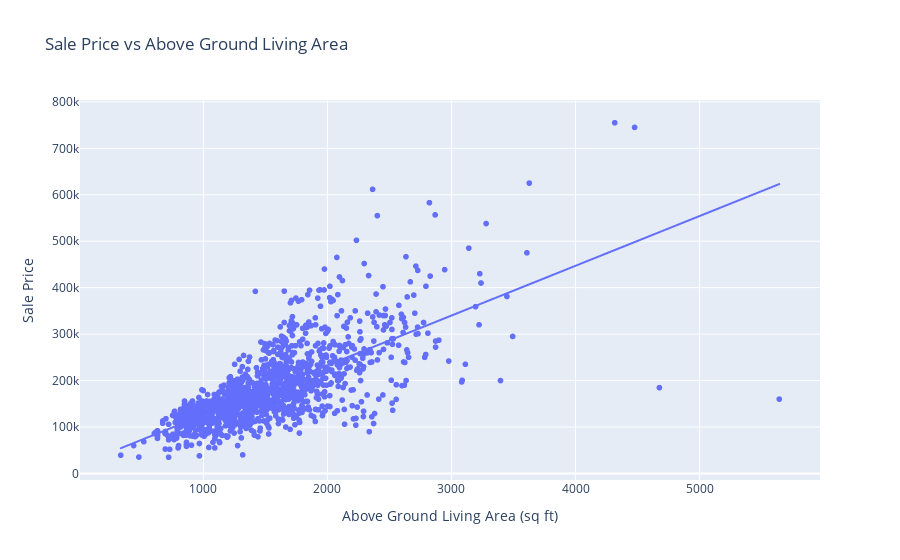

Notebook code for this chart:
### Markdown cell above
Interactive plot

### Code cell
import plotly.express as px

fig_grLiv_salPric = px.scatter(
    data,
    x="GrLivArea",
    y="SalePrice",
    title="Sale Price vs Above Ground Living Area",
    labels={"GrLivArea": "Above Ground Living Area (sq ft)", "SalePrice": "Sale Price"},
    trendline="ols",
)  # Add a trendline
fig_grLiv_salPric.show()

### Figure 1 — Plotly figure (JSON) as saved in the notebook; plotly's stock layout.template omitted (floating-point values rounded to 4 significant figures; data arrays with more than 128 entries replaced by an {"elided": "..."} marker saying what was removed)
{"data": [{"hovertemplate": "Above Ground Living Area (sq ft)=%{x}<br>Sale Price=%{y}<extra></extra>", "legendgroup": "", "marker": {"color": "#636efa", "symbol": "circle"}, "mode": "markers", "name": "", "showlegend": false, "type": "scattergl", "x": {"elided": "1460 int values"}, "xaxis": "x", "y": {"elided": "1460 int values"}, "yaxis": "y"}, {"hovertemplate": "<b>OLS trendline</b><br>SalePrice = 107.13 * GrLivArea + 18569<br>R<sup>2</sup>=0.502149<br><br>Above Ground Living Area (sq ft)=%{x}<br>Sale Price=%{y} <b>(trend)</b><extra></extra>", "legendgroup": "", "marker": {"color": "#636efa", "symbol": "circle"}, "mode": "lines", "name": "", "showlegend": false, "type": "scattergl", "x": {"elided": "1460 int values"}, "xaxis": "x", "y": {"elided": "1460 float values"}, "yaxis": "y"}], "layout": {"legend": {"tracegroupgap": 0}, "title": {"text": "Sale Price vs Above Ground Living Area"}, "xaxis": {"anchor": "y", "domain": [0, 1], "title": {"text": "Above Ground Living Area (sq ft)"}}, "yaxis": {"anchor": "x", "domain": [0, 1], "title": {"text": "Sale Price"}}}}
